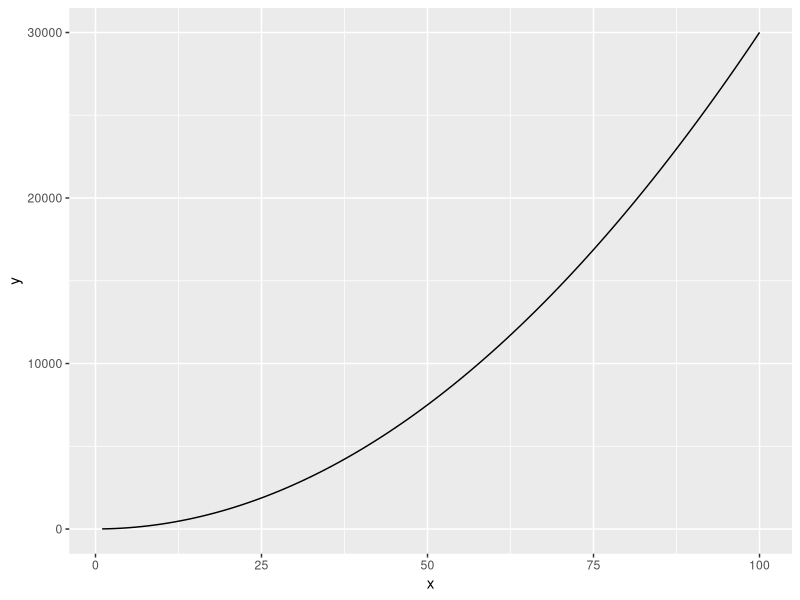
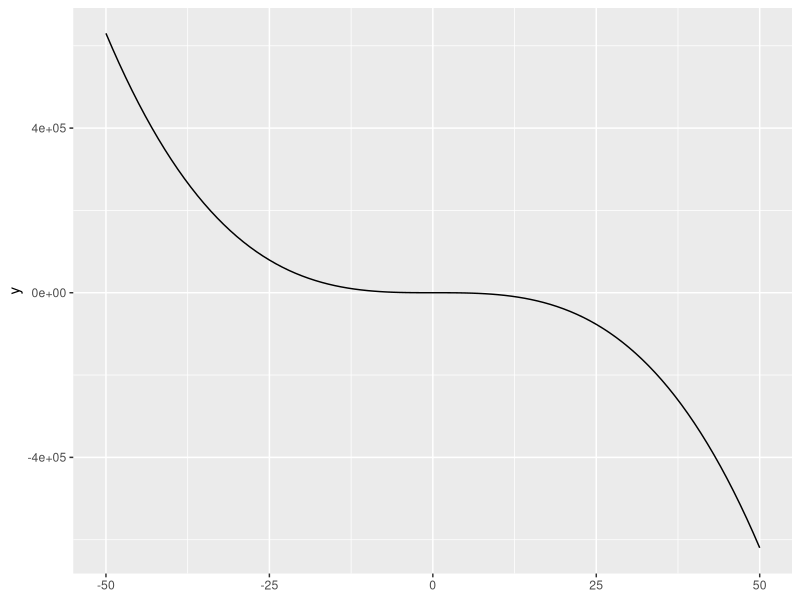
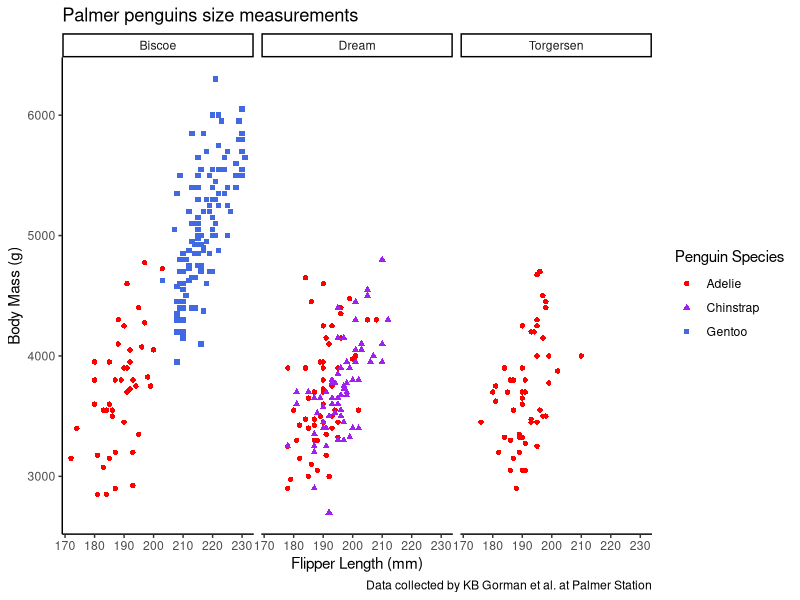

Here is the R script that generated these plots, in order:
## ---- chunk 1
knitr::opts_chunk$set(echo = TRUE)
library(tidyverse)
library(palmerpenguins)
## ---- chunk 2
#use def in python 
eq <- function(x) {
  3 * (x ^ 2) + 4
}


#use stat_function() to tell ggplot what function we want to plot + the range over which we're plotting it. 
#create a data frame for ggplot to indicate the x range/endpoints 

ggplot(data = data.frame(x = c(1,100)), aes(x = x)) + 
  stat_function(fun = eq)

## ---- chunk 3
eq2 <- function(x) {
  2.4 - 5 * (x^3) + 2.1 * (x^2)
}

ggplot(data = NULL) + 
  stat_function(fun = eq2)+ 
  xlim(-50, 50)
## ---- chunk 4
ggplot(data = penguins, aes(x = flipper_length_mm, y = body_mass_g))+ 
  geom_point(aes(color = species, shape = species))+ 
  scale_color_manual(values = c("red", "purple", "royal blue"))+
  theme_classic()+
  labs(x = "Flipper Length (mm)",
       y = "Body Mass (g)", 
       color = "Penguin Species", 
       shape = "Penguin Species",
       title = "Palmer penguins size measurements",
       caption = "Data collected by KB Gorman et al. at Palmer Station") +
  facet_wrap(.~island)

#positive correlation, linear relationship between flipper length and body mass, few outliers, homostadastic (equal spread of data across the model), data clusters

#command + shift + C to comment out multiple lines 
## ---- chunk 5
gt <- expression(2.2 + (3.1 * t) - (5.6 * t^4))
#1st derivative 
dg_dt <- D(expr = gt, 't')
dg_dt

#2nd derivative 
d2g_dt2 <- D(expr = dg_dt, 't')
d2g_dt2
## ---- chunk 6
f_xyz <- expression(2 * x * y - 3 * (x^2) * (z^3))
df_dx <- D(expr = f_xyz, name = 'x')
df_dx
df_dy <- D(expr = f_xyz, name = 'y')
df_dy
df_dz <- D(expr = f_xyz, name = 'z')
df_dz

